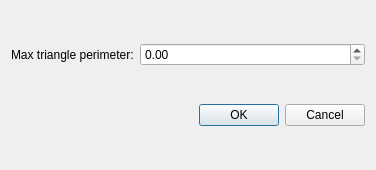
<?xml version="1.0" encoding="UTF-8"?>
<ui version="4.0">
 <class>AdvancingFrontDialog</class>
 <widget class="QDialog" name="AdvancingFrontDialog">
  <property name="geometry">
   <rect>
    <x>0</x>
    <y>0</y>
    <width>376</width>
    <height>170</height>
   </rect>
  </property>
  <property name="windowTitle">
   <string>Advancing front reconstruction</string>
  </property>
  <layout class="QGridLayout" name="gridLayout">
   <item row="0" column="0">
    <widget class="QLabel" name="label">
     <property name="text">
      <string>Max triangle perimeter:</string>
     </property>
    </widget>
   </item>
   <item row="0" column="1" colspan="2">
    <widget class="QDoubleSpinBox" name="m_inputPerimeter">
     <property name="suffix">
      <string/>
     </property>
     <property name="minimum">
      <double>0.000000000000000</double>
     </property>
     <property name="maximum">
      <double>30.000000000000000</double>
     </property>
     <property name="value">
      <double>0.000000000000000</double>
     </property>
    </widget>
   </item>
   <item row="1" column="2">
    <widget class="QDialogButtonBox" name="buttonBox">
     <property name="standardButtons">
      <set>QDialogButtonBox::Cancel|QDialogButtonBox::Ok</set>
     </property>
    </widget>
   </item>
  </layout>
 </widget>
 <resources/>
 <connections>
  <connection>
   <sender>buttonBox</sender>
   <signal>accepted()</signal>
   <receiver>AdvancingFrontDialog</receiver>
   <slot>accept()</slot>
   <hints>
    <hint type="sourcelabel">
     <x>177</x>
     <y>123</y>
    </hint>
    <hint type="destinationlabel">
     <x>53</x>
     <y>125</y>
    </hint>
   </hints>
  </connection>
  <connection>
   <sender>buttonBox</sender>
   <signal>rejected()</signal>
   <receiver>AdvancingFrontDialog</receiver>
   <slot>reject()</slot>
   <hints>
    <hint type="sourcelabel">
     <x>257</x>
     <y>119</y>
    </hint>
    <hint type="destinationlabel">
     <x>257</x>
     <y>143</y>
    </hint>
   </hints>
  </connection>
 </connections>
</ui>
